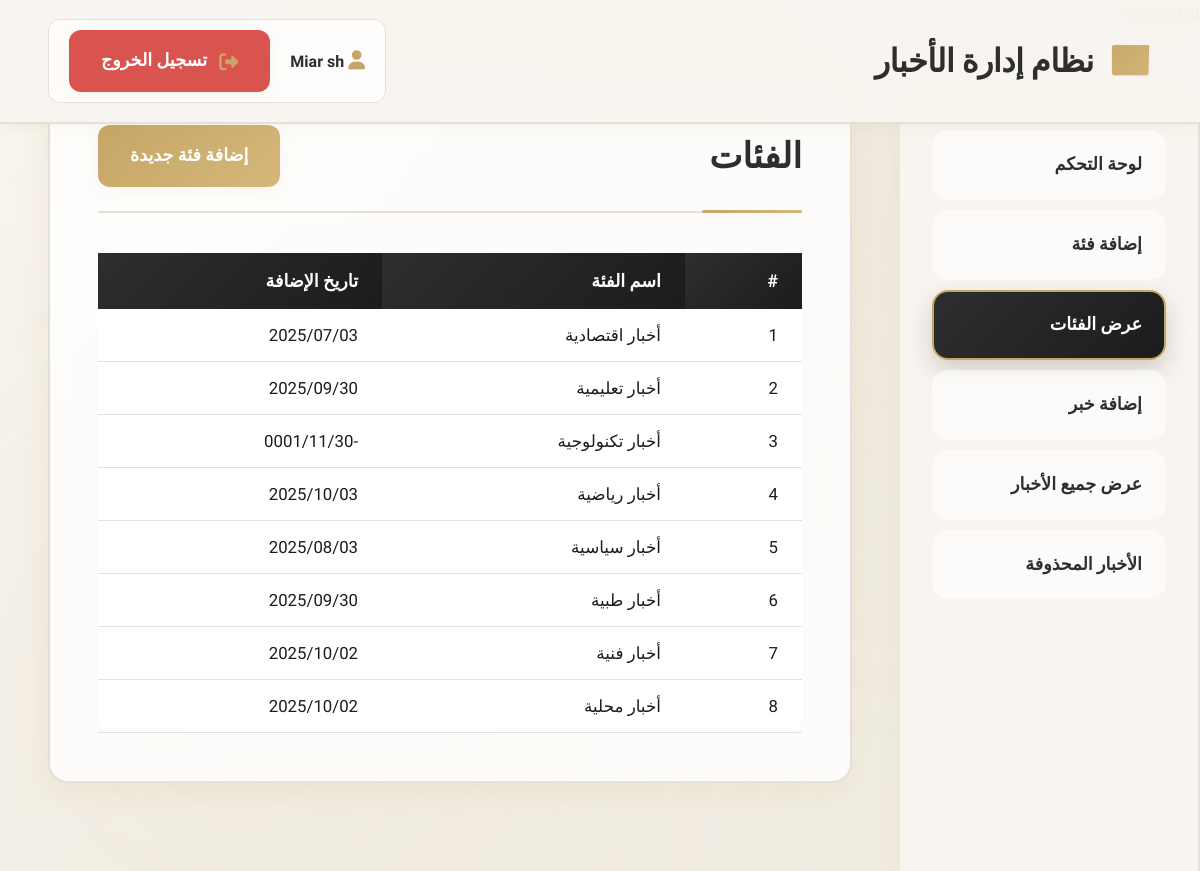
The app's page /pages/view_categories.php (signed in) with its own data.
### tables this page shows
CREATE TABLE `categories` (
  `id` int(11) NOT NULL,
  `name` varchar(100) NOT NULL,
  `created_at` timestamp NOT NULL DEFAULT current_timestamp()
);

### includes/functions.php (called while the page is built, shortened)
<?php
function getCategories($connection) {
    $categories = array();
    $sql = "SELECT * FROM categories ORDER BY name";
    $result = $connection->query($sql);
    if ($result->num_rows > 0) {
        while ($row = $result->fetch_assoc()) {
            $categories[] = $row;
        }
    }
    return $categories;
}

### pages/view_categories.php (the view, shortened to what this page needs)
<?php
include "../includes/connection.php";
include "../includes/functions.php";
$categories = getCategories($connection);
?>
<!DOCTYPE html>
<html lang="ar" dir="rtl">
<head>
    <link rel="stylesheet" href="https://cdnjs.cloudflare.com/ajax/libs/font-awesome/6.0.0/css/all.min.css">
    <link rel="stylesheet" href="../assets/css/style.css">
</head>
<body>
<header class="header">
    <div class="header-content">
        <div class="logo">نظام إدارة الأخبار</div>
        <div class="user-info">
            <span><i class="fas fa-user"></i> <?php echo $_SESSION['user_name']; ?></span>
            <a href="logout.php" class="btn btn-danger"><i class="fas fa-sign-out-alt"></i> تسجيل الخروج</a>
        </div>
    </div>
</header>
    <div class="container">
        <div class="main-wrapper">
            <aside class="sidebar">
                <ul class="sidebar-menu">
                    <li><a href="dashboard.php">لوحة التحكم</a></li>
                    <li><a href="add_category.php">إضافة فئة</a></li>
                    <li><a href="view_categories.php" class="active">عرض الفئات</a></li>
                    <li><a href="add_news.php">إضافة خبر</a></li>
                    <li><a href="view_news.php">عرض جميع الأخبار</a></li>
                    <li><a href="deleted_news.php">الأخبار المحذوفة</a></li>
                </ul>
            </aside>
            <main class="main-content">
                <div class="card">
                    <div class="card-header">
                        <h1>الفئات</h1>
                        <a href="add_category.php" class="btn">إضافة فئة جديدة</a>
                    </div>
                    <?php if (count($categories) > 0): ?>
                        <table class="table">
                            <thead>
                                <tr>
                                    <th>#</th>
                                    <th>اسم الفئة</th>
                                    <th>تاريخ الإضافة</th>
                                </tr>
                            </thead>
                            <tbody>
                                <?php foreach ($categories as $index => $category): ?>
                                    <tr>
                                        <td><?php echo $index + 1; ?></td>
                                        <td><?php echo $category['name']; ?></td>
                                        <td><?php echo date('Y/m/d', strtotime($category['created_at'])); ?></td>
                                    </tr>
                                <?php endforeach; ?>
                            </tbody>
                        </table>
                    <?php else: ?>
                    <p>لا توجد فئات مضافة بعد.</p>
                    <?php endif; ?>
                </div>
            </main>
        </div>
    </div>
</body>
</html>

### records on screen
categories: name "أخبار اقتصادية", created_at "2025/07/03"
categories: name "أخبار تعليمية", created_at "2025/09/30"
categories: name "أخبار تكنولوجية", created_at "-0001/11/30"
categories: name "أخبار رياضية", created_at "2025/10/03"
categories: name "أخبار سياسية", created_at "2025/08/03"
categories: name "أخبار طبية", created_at "2025/09/30"
categories: name "أخبار فنية", created_at "2025/10/02"
categories: name "أخبار محلية", created_at "2025/10/02"

### other values on screen
$_SESSION['user_name'] "Miar sh"
